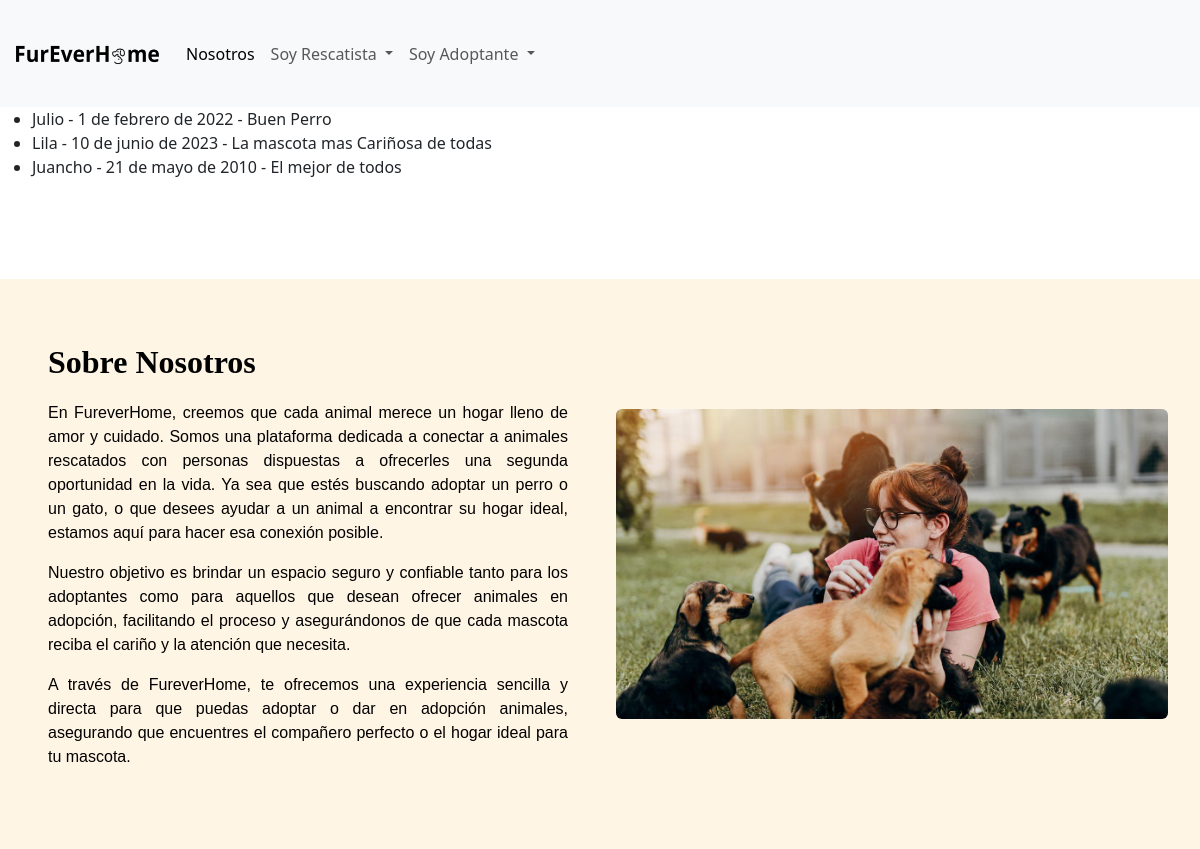
The page / on the database its author committed.
### Adopcion/models.py (models this page shows)
class Adopcion(models.Model):
    nombre = models.CharField(max_length=100)
    fecha = models.DateField()
    observaciones = models.TextField(blank=True, null=True)

### Adopcion/views.py (the view)
# urls.py: path('',views.index, name='Inicio'),
def index(request):
    misAdopciones = Adopcion.objects.all()
    template = loader.get_template('index.html')
    context = {
        'misAdopciones' : misAdopciones
    }
    return HttpResponse(template.render(context, request))

### Adopcion/templates/index.html (shortened to what this page needs)
<!DOCTYPE html>
<html lang="en">
<head>
    <link href="https://cdn.jsdelivr.net/npm/bootstrap@5.3.3/dist/css/bootstrap.min.css" rel="stylesheet">
</head>
<body>
    <nav class="navbar navbar-expand-lg bg-body-tertiary">
        <div class="container-fluid">
          <a class="navbar-brand" href="#">
            <img src="images/FUREverHome.png" alt="Logo" width="150" height="80" class="d-inline-block align-text-top">
          </a>
          <div class="collapse navbar-collapse" id="navbarNavDropdown">
            <ul class="navbar-nav">
              <li class="nav-item">
                <a class="nav-link active" aria-current="page" href="#">Nosotros</a>
              </li>
              <li class="nav-item dropdown">
                <a class="nav-link dropdown-toggle" href="#" role="button" data-bs-toggle="dropdown" aria-expanded="false">
                  Soy Rescatista
                </a>
              </li>
              <li class="nav-item dropdown">
                <a class="nav-link dropdown-toggle" href="#" role="button" data-bs-toggle="dropdown" aria-expanded="false">
                  Soy Adoptante
                </a>
              </li>
            </ul>
          </div>
        </div>
      </nav>
      <div>
        <ul>
            {% for adopcion in misAdopciones %}
                <li>{{ adopcion.nombre }} - {{ adopcion.fecha }} - {{ adopcion.observaciones }}</li>
            {% endfor %}
        </ul>
      </div>
      <section id="sobre-nosotros">
        <div class="about-us-container py-5">
          <div class="container-about-us d-flex flex-column align-items-center">
            <div class="about-us-grid">
              <div class="about-us-content">
                <h2 class="about-us">Sobre Nosotros</h2>
                <p>
                  En FureverHome, creemos que cada animal merece un hogar lleno de amor y cuidado. Somos una plataforma dedicada a conectar a animales rescatados con personas dispuestas a ofrecerles una segunda oportunidad en la vida. Ya sea que estés buscando adoptar un perro o un gato, o que desees ayudar a un animal a encontrar su hogar ideal, estamos aquí para hacer esa conexión posible.
                </p>
                <p>
                  Nuestro objetivo es brindar un espacio seguro y confiable tanto para los adoptantes como para aquellos que desean ofrecer animales en adopción, facilitando el proceso y asegurándonos de que cada mascota reciba el cariño y la atención que necesita.
                </p>
                <p>
                  A través de FureverHome, te ofrecemos una experiencia sencilla y directa para que puedas adoptar o dar en adopción animales, asegurando que encuentres el compañero perfecto o el hogar ideal para tu mascota.
                </p>
              </div>
              <div class="about-us-image text-center">
                <img id="about-us-img" src="images/Refugio.jpg" alt="Refugio" class="img-fluid rounded about-us-img">
              </div>
            </div>
          </div>
        </div>
      </section>
</body>
</html>

### Adopcion/templates/index.html (style rules this page uses)
.about-us-container { margin-top: 100px; display: flex; justify-content: center; align-items: center; flex-direction: column; padding: 2rem; background-color: #FFF5E4; }
.about-us-grid { display: grid; grid-template-columns: repeat(auto-fit, minmax(300px, 1fr)); gap: 2rem; align-items: center; max-width: 1200px; width: 100%; }
.about-us { font-family: "Libre Caslon Text", serif; font-weight: 700; color: #000000; margin-bottom: 20px; }
.about-us-content p { font-family: "Rubik", sans-serif; color: #000000; text-align: justify; }
.about-us-content { padding: 1rem; }
.about-us-image { display: flex; justify-content: center; align-items: center; }
.about-us-img { max-width: 100%; height: auto; border-radius: 8px; }

### rows shown on the page
Adopcion: nombre "Julio", fecha "1 de febrero de 2022", observaciones "Buen Perro"
Adopcion: nombre "Lila", fecha "10 de junio de 2023", observaciones "La mascota mas Cariñosa de todas"
Adopcion: nombre "Juancho", fecha "21 de mayo de 2010", observaciones "El mejor de todos"
